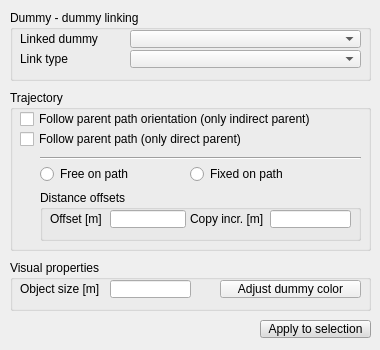
<?xml version="1.0" encoding="UTF-8"?>
<ui version="4.0">
 <class>CQDlgDummies</class>
 <widget class="QDialog" name="CQDlgDummies">
  <property name="geometry">
   <rect>
    <x>0</x>
    <y>0</y>
    <width>380</width>
    <height>350</height>
   </rect>
  </property>
  <property name="windowTitle">
   <string>Dummy Properties</string>
  </property>
  <property name="locale">
   <locale language="English" country="UnitedStates"/>
  </property>
  <widget class="QGroupBox" name="groupBox">
   <property name="geometry">
    <rect>
     <x>10</x>
     <y>260</y>
     <width>361</width>
     <height>51</height>
    </rect>
   </property>
   <property name="title">
    <string>Visual properties</string>
   </property>
   <property name="flat">
    <bool>false</bool>
   </property>
   <property name="checkable">
    <bool>false</bool>
   </property>
   <widget class="QLabel" name="label">
    <property name="geometry">
     <rect>
      <x>10</x>
      <y>20</y>
      <width>91</width>
      <height>18</height>
     </rect>
    </property>
    <property name="text">
     <string>Object size [m]</string>
    </property>
   </widget>
   <widget class="QLineEdit" name="qqSize">
    <property name="geometry">
     <rect>
      <x>100</x>
      <y>20</y>
      <width>81</width>
      <height>18</height>
     </rect>
    </property>
   </widget>
   <widget class="QToolButton" name="qqColor">
    <property name="geometry">
     <rect>
      <x>210</x>
      <y>20</y>
      <width>141</width>
      <height>18</height>
     </rect>
    </property>
    <property name="focusPolicy">
     <enum>Qt::StrongFocus</enum>
    </property>
    <property name="text">
     <string>Adjust dummy color</string>
    </property>
   </widget>
  </widget>
  <widget class="QGroupBox" name="groupBox_2">
   <property name="geometry">
    <rect>
     <x>10</x>
     <y>10</y>
     <width>361</width>
     <height>71</height>
    </rect>
   </property>
   <property name="title">
    <string>Dummy - dummy linking</string>
   </property>
   <property name="flat">
    <bool>false</bool>
   </property>
   <widget class="QLabel" name="label_2">
    <property name="geometry">
     <rect>
      <x>10</x>
      <y>20</y>
      <width>111</width>
      <height>18</height>
     </rect>
    </property>
    <property name="text">
     <string>Linked dummy</string>
    </property>
   </widget>
   <widget class="QLabel" name="label_3">
    <property name="geometry">
     <rect>
      <x>10</x>
      <y>40</y>
      <width>111</width>
      <height>18</height>
     </rect>
    </property>
    <property name="text">
     <string>Link type</string>
    </property>
   </widget>
   <widget class="QComboBox" name="qqLinkedDummyCombo">
    <property name="geometry">
     <rect>
      <x>120</x>
      <y>20</y>
      <width>231</width>
      <height>18</height>
     </rect>
    </property>
    <property name="maxVisibleItems">
     <number>50</number>
    </property>
   </widget>
   <widget class="QComboBox" name="qqLinkTypeCombo">
    <property name="geometry">
     <rect>
      <x>120</x>
      <y>40</y>
      <width>231</width>
      <height>18</height>
     </rect>
    </property>
    <property name="maxVisibleItems">
     <number>50</number>
    </property>
   </widget>
  </widget>
  <widget class="QGroupBox" name="groupBox_3">
   <property name="geometry">
    <rect>
     <x>10</x>
     <y>90</y>
     <width>361</width>
     <height>161</height>
    </rect>
   </property>
   <property name="title">
    <string>Trajectory</string>
   </property>
   <property name="flat">
    <bool>false</bool>
   </property>
   <widget class="QCheckBox" name="qqfollowParentOrientation">
    <property name="geometry">
     <rect>
      <x>10</x>
      <y>20</y>
      <width>361</width>
      <height>18</height>
     </rect>
    </property>
    <property name="focusPolicy">
     <enum>Qt::StrongFocus</enum>
    </property>
    <property name="text">
     <string>Follow parent path orientation (only indirect parent)</string>
    </property>
   </widget>
   <widget class="QCheckBox" name="qqFollow">
    <property name="geometry">
     <rect>
      <x>10</x>
      <y>40</y>
      <width>361</width>
      <height>18</height>
     </rect>
    </property>
    <property name="focusPolicy">
     <enum>Qt::StrongFocus</enum>
    </property>
    <property name="text">
     <string>Follow parent path (only direct parent)</string>
    </property>
   </widget>
   <widget class="Line" name="line">
    <property name="geometry">
     <rect>
      <x>30</x>
      <y>60</y>
      <width>321</width>
      <height>16</height>
     </rect>
    </property>
    <property name="orientation">
     <enum>Qt::Horizontal</enum>
    </property>
   </widget>
   <widget class="QGroupBox" name="groupBox_4">
    <property name="geometry">
     <rect>
      <x>30</x>
      <y>100</y>
      <width>321</width>
      <height>51</height>
     </rect>
    </property>
    <property name="title">
     <string>Distance offsets</string>
    </property>
    <property name="flat">
     <bool>false</bool>
    </property>
    <widget class="QLineEdit" name="qqOffset">
     <property name="geometry">
      <rect>
       <x>70</x>
       <y>20</y>
       <width>76</width>
       <height>18</height>
      </rect>
     </property>
     <property name="text">
      <string/>
     </property>
    </widget>
    <widget class="QLabel" name="label_4">
     <property name="geometry">
      <rect>
       <x>10</x>
       <y>20</y>
       <width>61</width>
       <height>18</height>
      </rect>
     </property>
     <property name="text">
      <string>Offset [m]</string>
     </property>
    </widget>
    <widget class="QLabel" name="label_5">
     <property name="geometry">
      <rect>
       <x>150</x>
       <y>20</y>
       <width>81</width>
       <height>18</height>
      </rect>
     </property>
     <property name="text">
      <string>Copy incr. [m]</string>
     </property>
    </widget>
    <widget class="QLineEdit" name="qqIncrement">
     <property name="geometry">
      <rect>
       <x>230</x>
       <y>20</y>
       <width>81</width>
       <height>18</height>
      </rect>
     </property>
     <property name="text">
      <string/>
     </property>
    </widget>
   </widget>
   <widget class="QRadioButton" name="qqFixed">
    <property name="geometry">
     <rect>
      <x>180</x>
      <y>75</y>
      <width>131</width>
      <height>18</height>
     </rect>
    </property>
    <property name="focusPolicy">
     <enum>Qt::StrongFocus</enum>
    </property>
    <property name="text">
     <string>Fixed on path</string>
    </property>
    <property name="autoExclusive">
     <bool>false</bool>
    </property>
   </widget>
   <widget class="QRadioButton" name="qqFree">
    <property name="geometry">
     <rect>
      <x>30</x>
      <y>75</y>
      <width>121</width>
      <height>18</height>
     </rect>
    </property>
    <property name="focusPolicy">
     <enum>Qt::StrongFocus</enum>
    </property>
    <property name="text">
     <string>Free on path</string>
    </property>
    <property name="autoExclusive">
     <bool>false</bool>
    </property>
   </widget>
  </widget>
  <widget class="QToolButton" name="qqApplyMainProperties">
   <property name="geometry">
    <rect>
     <x>260</x>
     <y>320</y>
     <width>111</width>
     <height>18</height>
    </rect>
   </property>
   <property name="palette">
    <palette>
     <active>
      <colorrole role="WindowText">
       <brush brushstyle="SolidPattern">
        <color alpha="255">
         <red>0</red>
         <green>0</green>
         <blue>0</blue>
        </color>
       </brush>
      </colorrole>
      <colorrole role="Button">
       <brush brushstyle="SolidPattern">
        <color alpha="255">
         <red>220</red>
         <green>220</green>
         <blue>220</blue>
        </color>
       </brush>
      </colorrole>
      <colorrole role="Light">
       <brush brushstyle="SolidPattern">
        <color alpha="255">
         <red>255</red>
         <green>255</green>
         <blue>255</blue>
        </color>
       </brush>
      </colorrole>
      <colorrole role="Midlight">
       <brush brushstyle="SolidPattern">
        <color alpha="255">
         <red>237</red>
         <green>237</green>
         <blue>237</blue>
        </color>
       </brush>
      </colorrole>
      <colorrole role="Dark">
       <brush brushstyle="SolidPattern">
        <color alpha="255">
         <red>110</red>
         <green>110</green>
         <blue>110</blue>
        </color>
       </brush>
      </colorrole>
      <colorrole role="Mid">
       <brush brushstyle="SolidPattern">
        <color alpha="255">
         <red>147</red>
         <green>147</green>
         <blue>147</blue>
        </color>
       </brush>
      </colorrole>
      <colorrole role="Text">
       <brush brushstyle="SolidPattern">
        <color alpha="255">
         <red>0</red>
         <green>0</green>
         <blue>0</blue>
        </color>
       </brush>
      </colorrole>
      <colorrole role="BrightText">
       <brush brushstyle="SolidPattern">
        <color alpha="255">
         <red>255</red>
         <green>255</green>
         <blue>255</blue>
        </color>
       </brush>
      </colorrole>
      <colorrole role="ButtonText">
       <brush brushstyle="SolidPattern">
        <color alpha="255">
         <red>0</red>
         <green>0</green>
         <blue>0</blue>
        </color>
       </brush>
      </colorrole>
      <colorrole role="Base">
       <brush brushstyle="SolidPattern">
        <color alpha="255">
         <red>255</red>
         <green>255</green>
         <blue>255</blue>
        </color>
       </brush>
      </colorrole>
      <colorrole role="Window">
       <brush brushstyle="SolidPattern">
        <color alpha="255">
         <red>220</red>
         <green>220</green>
         <blue>220</blue>
        </color>
       </brush>
      </colorrole>
      <colorrole role="Shadow">
       <brush brushstyle="SolidPattern">
        <color alpha="255">
         <red>0</red>
         <green>0</green>
         <blue>0</blue>
        </color>
       </brush>
      </colorrole>
      <colorrole role="AlternateBase">
       <brush brushstyle="SolidPattern">
        <color alpha="255">
         <red>237</red>
         <green>237</green>
         <blue>237</blue>
        </color>
       </brush>
      </colorrole>
      <colorrole role="ToolTipBase">
       <brush brushstyle="SolidPattern">
        <color alpha="255">
         <red>255</red>
         <green>255</green>
         <blue>220</blue>
        </color>
       </brush>
      </colorrole>
      <colorrole role="ToolTipText">
       <brush brushstyle="SolidPattern">
        <color alpha="255">
         <red>0</red>
         <green>0</green>
         <blue>0</blue>
        </color>
       </brush>
      </colorrole>
     </active>
     <inactive>
      <colorrole role="WindowText">
       <brush brushstyle="SolidPattern">
        <color alpha="255">
         <red>0</red>
         <green>0</green>
         <blue>0</blue>
        </color>
       </brush>
      </colorrole>
      <colorrole role="Button">
       <brush brushstyle="SolidPattern">
        <color alpha="255">
         <red>220</red>
         <green>220</green>
         <blue>220</blue>
        </color>
       </brush>
      </colorrole>
      <colorrole role="Light">
       <brush brushstyle="SolidPattern">
        <color alpha="255">
         <red>255</red>
         <green>255</green>
         <blue>255</blue>
        </color>
       </brush>
      </colorrole>
      <colorrole role="Midlight">
       <brush brushstyle="SolidPattern">
        <color alpha="255">
         <red>237</red>
         <green>237</green>
         <blue>237</blue>
        </color>
       </brush>
      </colorrole>
      <colorrole role="Dark">
       <brush brushstyle="SolidPattern">
        <color alpha="255">
         <red>110</red>
         <green>110</green>
         <blue>110</blue>
        </color>
       </brush>
      </colorrole>
      <colorrole role="Mid">
       <brush brushstyle="SolidPattern">
        <color alpha="255">
         <red>147</red>
         <green>147</green>
         <blue>147</blue>
        </color>
       </brush>
      </colorrole>
      <colorrole role="Text">
       <brush brushstyle="SolidPattern">
        <color alpha="255">
         <red>0</red>
         <green>0</green>
         <blue>0</blue>
        </color>
       </brush>
      </colorrole>
      <colorrole role="BrightText">
       <brush brushstyle="SolidPattern">
        <color alpha="255">
         <red>255</red>
         <green>255</green>
         <blue>255</blue>
        </color>
       </brush>
      </colorrole>
      <colorrole role="ButtonText">
       <brush brushstyle="SolidPattern">
        <color alpha="255">
         <red>0</red>
         <green>0</green>
         <blue>0</blue>
        </color>
       </brush>
      </colorrole>
      <colorrole role="Base">
       <brush brushstyle="SolidPattern">
        <color alpha="255">
         <red>255</red>
         <green>255</green>
         <blue>255</blue>
        </color>
       </brush>
      </colorrole>
      <colorrole role="Window">
       <brush brushstyle="SolidPattern">
        <color alpha="255">
         <red>220</red>
         <green>220</green>
         <blue>220</blue>
        </color>
       </brush>
      </colorrole>
      <colorrole role="Shadow">
       <brush brushstyle="SolidPattern">
        <color alpha="255">
         <red>0</red>
         <green>0</green>
         <blue>0</blue>
        </color>
       </brush>
      </colorrole>
      <colorrole role="AlternateBase">
       <brush brushstyle="SolidPattern">
        <color alpha="255">
         <red>237</red>
         <green>237</green>
         <blue>237</blue>
        </color>
       </brush>
      </colorrole>
      <colorrole role="ToolTipBase">
       <brush brushstyle="SolidPattern">
        <color alpha="255">
         <red>255</red>
         <green>255</green>
         <blue>220</blue>
        </color>
       </brush>
      </colorrole>
      <colorrole role="ToolTipText">
       <brush brushstyle="SolidPattern">
        <color alpha="255">
         <red>0</red>
         <green>0</green>
         <blue>0</blue>
        </color>
       </brush>
      </colorrole>
     </inactive>
     <disabled>
      <colorrole role="WindowText">
       <brush brushstyle="SolidPattern">
        <color alpha="255">
         <red>110</red>
         <green>110</green>
         <blue>110</blue>
        </color>
       </brush>
      </colorrole>
      <colorrole role="Button">
       <brush brushstyle="SolidPattern">
        <color alpha="255">
         <red>220</red>
         <green>220</green>
         <blue>220</blue>
        </color>
       </brush>
      </colorrole>
      <colorrole role="Light">
       <brush brushstyle="SolidPattern">
        <color alpha="255">
         <red>255</red>
         <green>255</green>
         <blue>255</blue>
        </color>
       </brush>
      </colorrole>
      <colorrole role="Midlight">
       <brush brushstyle="SolidPattern">
        <color alpha="255">
         <red>237</red>
         <green>237</green>
         <blue>237</blue>
        </color>
       </brush>
      </colorrole>
      <colorrole role="Dark">
       <brush brushstyle="SolidPattern">
        <color alpha="255">
         <red>110</red>
         <green>110</green>
         <blue>110</blue>
        </color>
       </brush>
      </colorrole>
      <colorrole role="Mid">
       <brush brushstyle="SolidPattern">
        <color alpha="255">
         <red>147</red>
         <green>147</green>
         <blue>147</blue>
        </color>
       </brush>
      </colorrole>
      <colorrole role="Text">
       <brush brushstyle="SolidPattern">
        <color alpha="255">
         <red>110</red>
         <green>110</green>
         <blue>110</blue>
        </color>
       </brush>
      </colorrole>
      <colorrole role="BrightText">
       <brush brushstyle="SolidPattern">
        <color alpha="255">
         <red>255</red>
         <green>255</green>
         <blue>255</blue>
        </color>
       </brush>
      </colorrole>
      <colorrole role="ButtonText">
       <brush brushstyle="SolidPattern">
        <color alpha="255">
         <red>110</red>
         <green>110</green>
         <blue>110</blue>
        </color>
       </brush>
      </colorrole>
      <colorrole role="Base">
       <brush brushstyle="SolidPattern">
        <color alpha="255">
         <red>220</red>
         <green>220</green>
         <blue>220</blue>
        </color>
       </brush>
      </colorrole>
      <colorrole role="Window">
       <brush brushstyle="SolidPattern">
        <color alpha="255">
         <red>220</red>
         <green>220</green>
         <blue>220</blue>
        </color>
       </brush>
      </colorrole>
      <colorrole role="Shadow">
       <brush brushstyle="SolidPattern">
        <color alpha="255">
         <red>0</red>
         <green>0</green>
         <blue>0</blue>
        </color>
       </brush>
      </colorrole>
      <colorrole role="AlternateBase">
       <brush brushstyle="SolidPattern">
        <color alpha="255">
         <red>220</red>
         <green>220</green>
         <blue>220</blue>
        </color>
       </brush>
      </colorrole>
      <colorrole role="ToolTipBase">
       <brush brushstyle="SolidPattern">
        <color alpha="255">
         <red>255</red>
         <green>255</green>
         <blue>220</blue>
        </color>
       </brush>
      </colorrole>
      <colorrole role="ToolTipText">
       <brush brushstyle="SolidPattern">
        <color alpha="255">
         <red>0</red>
         <green>0</green>
         <blue>0</blue>
        </color>
       </brush>
      </colorrole>
     </disabled>
    </palette>
   </property>
   <property name="focusPolicy">
    <enum>Qt::StrongFocus</enum>
   </property>
   <property name="text">
    <string>Apply to selection</string>
   </property>
  </widget>
 </widget>
 <tabstops>
  <tabstop>qqLinkedDummyCombo</tabstop>
  <tabstop>qqLinkTypeCombo</tabstop>
  <tabstop>qqfollowParentOrientation</tabstop>
  <tabstop>qqFollow</tabstop>
  <tabstop>qqFree</tabstop>
  <tabstop>qqFixed</tabstop>
  <tabstop>qqOffset</tabstop>
  <tabstop>qqIncrement</tabstop>
  <tabstop>qqSize</tabstop>
  <tabstop>qqColor</tabstop>
  <tabstop>qqApplyMainProperties</tabstop>
 </tabstops>
 <resources/>
 <connections/>
</ui>
